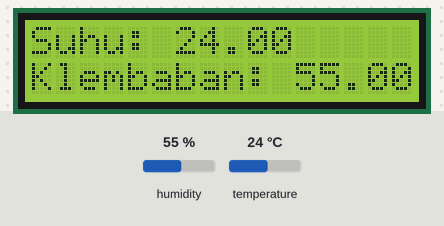
The sketch below on a simulated Arduino Uno, built with avr-gcc and run on an emulated ATmega328P. Shown: 16×2 character LCD. Inputs (shaded band) come from the test bench; at power-on: humidity 55 %, temperature 24 °C.

Above: at 1.2 s.
1.3 s: humidity set to 22 %
At 2.32 s:
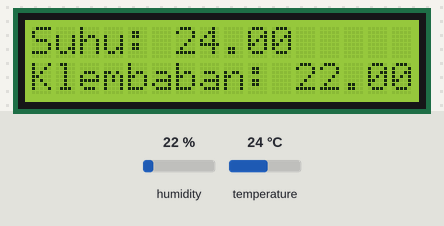
4.4 s: temperature set to 12 °C
At 6.38 s:
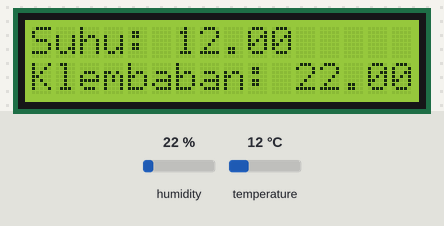
7.6 s: humidity set to 40 %
At 8.4 s:
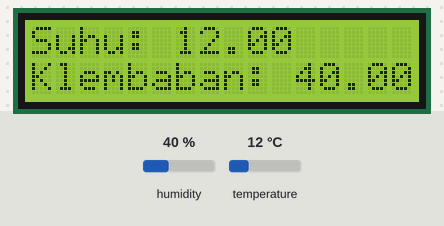
10.3 s: temperature set to 19 °C
At 12.46 s:
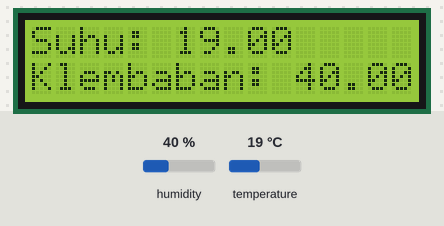

The sketch:

dht11_lcd16x2.ino
```cpp
#include <DHT.h>
#include <LiquidCrystal_I2C.h>

LiquidCrystal_I2C lcd(0x27, 16, 2);
DHT dht(6, DHT11);

void setup(){
 Serial.begin(9600);
 lcd.begin();
 dht.begin();
 lcd.backlight();
}

void loop(){
 float kelembaban = dht.readHumidity();
 float suhu = dht.readTemperature();
 lcd.setCursor(0,0);
 lcd.print("Suhu: ");
 lcd.print(suhu);
 lcd.setCursor(0,1);
 lcd.print("Klembaban: ");
 lcd.print(kelembaban);
 delay(50);
 lcd.clear();
}
```

Measured:
- after the input at 4.4 s, the display: first differs from a run without the input after 1.8 s (image 2)
- after the input at 7.6 s, the display: first differs from a run without the input after 0.62 s (image 3)
